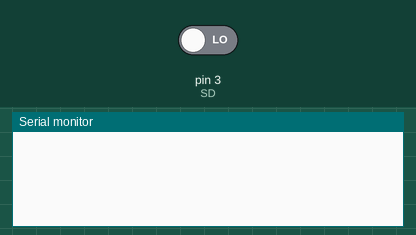
Recording of a sketch running on a simulated Arduino Uno, built with avr-gcc and run on an emulated ATmega328P. Shown: the last lines printed to the serial monitor. Inputs (shaded band) come from the test bench; at power-on: pin 3 (SD) LOW.

Above: at 1.2 s.
1.3 s: pin 3 (SD) driven HIGH
At 2.4 s:
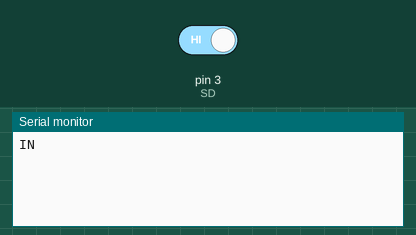
2.8 s: pin 3 (SD) driven LOW
At 3.6 s:
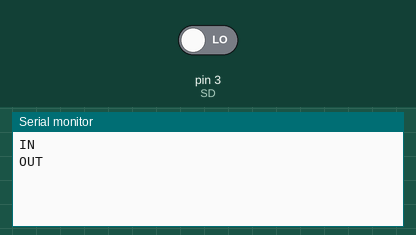

The sketch:

sdTest.ino
```cpp
// QUANTUS
// sdTest.ino


// EDIT ME!!!!!!!!!!!!!!!!!!
// Code to test button interrupt functionality
// Sets up hardware interrupt
// Counts the number of times the button has been pressed
// Prints the button press count to the serial monitor on each press


# define SD 3


void sdChange() {
  delay(100);
  digitalRead(SD) == HIGH? Serial.println("IN") : Serial.println("OUT");

}


void setup() {

  Serial.begin(9600);

  pinMode(SD, INPUT);

  attachInterrupt(digitalPinToInterrupt(SD), sdChange, CHANGE);

}


void loop() {


}
```

Measured:
- after the input at 1.3 s, the serial monitor: prints a new line at once (image 1)
- after the input at 2.8 s, the serial monitor: prints a new line at once (image 2)
